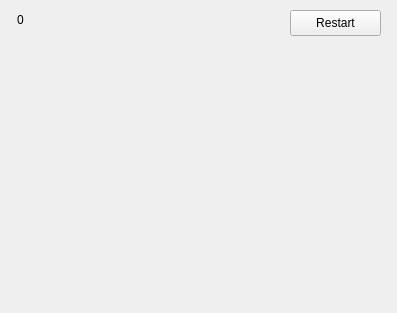
<?xml version="1.0" encoding="UTF-8"?>
<ui version="4.0">
 <class>SnakeWidget</class>
 <widget class="QWidget" name="SnakeWidget">
  <property name="enabled">
   <bool>true</bool>
  </property>
  <property name="geometry">
   <rect>
    <x>0</x>
    <y>0</y>
    <width>397</width>
    <height>313</height>
   </rect>
  </property>
  <property name="windowTitle">
   <string>Widget</string>
  </property>
  <property name="autoFillBackground">
   <bool>false</bool>
  </property>
  <widget class="QPushButton" name="pushButton">
   <property name="geometry">
    <rect>
     <x>290</x>
     <y>10</y>
     <width>91</width>
     <height>26</height>
    </rect>
   </property>
   <property name="focusPolicy">
    <enum>Qt::NoFocus</enum>
   </property>
   <property name="text">
    <string>Restart</string>
   </property>
  </widget>
  <widget class="QLabel" name="label_2">
   <property name="geometry">
    <rect>
     <x>17</x>
     <y>10</y>
     <width>111</width>
     <height>20</height>
    </rect>
   </property>
   <property name="text">
    <string>0</string>
   </property>
  </widget>
 </widget>
 <layoutdefault spacing="6" margin="11"/>
 <resources/>
 <connections/>
</ui>
